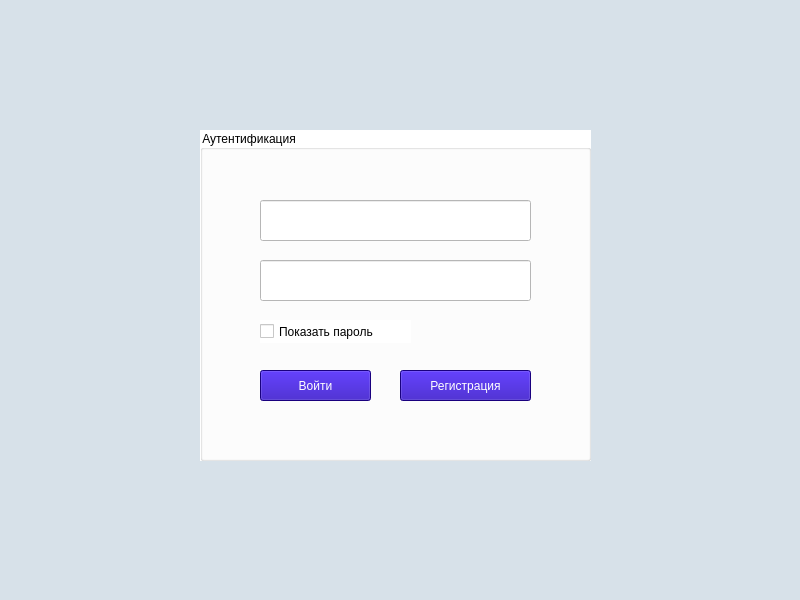
<?xml version="1.0" encoding="UTF-8"?>
<ui version="4.0">
 <class>AutentificationWindow</class>
 <widget class="QMainWindow" name="AutentificationWindow">
  <property name="geometry">
   <rect>
    <x>0</x>
    <y>0</y>
    <width>800</width>
    <height>600</height>
   </rect>
  </property>
  <property name="windowTitle">
   <string>MainWindow</string>
  </property>
  <property name="styleSheet">
   <string notr="true">background: #D7E1E9;

</string>
  </property>
  <widget class="QWidget" name="centralwidget">
   <widget class="QGroupBox" name="groupBox_2">
    <property name="geometry">
     <rect>
      <x>200</x>
      <y>130</y>
      <width>391</width>
      <height>331</height>
     </rect>
    </property>
    <property name="styleSheet">
     <string notr="true">background: white;</string>
    </property>
    <property name="title">
     <string>Аутентификация</string>
    </property>
    <widget class="QLineEdit" name="lineEdit_2">
     <property name="geometry">
      <rect>
       <x>60</x>
       <y>130</y>
       <width>271</width>
       <height>41</height>
      </rect>
     </property>
    </widget>
    <widget class="QLineEdit" name="lineEdit">
     <property name="geometry">
      <rect>
       <x>60</x>
       <y>70</y>
       <width>271</width>
       <height>41</height>
      </rect>
     </property>
    </widget>
    <widget class="QPushButton" name="pushButton">
     <property name="geometry">
      <rect>
       <x>60</x>
       <y>240</y>
       <width>111</width>
       <height>31</height>
      </rect>
     </property>
     <property name="styleSheet">
      <string notr="true">background: #2300B0;
color: white;</string>
     </property>
     <property name="text">
      <string>Войти</string>
     </property>
    </widget>
    <widget class="QPushButton" name="pushButton_2">
     <property name="geometry">
      <rect>
       <x>200</x>
       <y>240</y>
       <width>131</width>
       <height>31</height>
      </rect>
     </property>
     <property name="styleSheet">
      <string notr="true">background: #2300B0;
color: white;
</string>
     </property>
     <property name="text">
      <string>Регистрация</string>
     </property>
    </widget>
    <widget class="QCheckBox" name="checkBox">
     <property name="geometry">
      <rect>
       <x>60</x>
       <y>190</y>
       <width>151</width>
       <height>23</height>
      </rect>
     </property>
     <property name="text">
      <string>Показать пароль</string>
     </property>
    </widget>
   </widget>
  </widget>
  <widget class="QMenuBar" name="menubar">
   <property name="geometry">
    <rect>
     <x>0</x>
     <y>0</y>
     <width>800</width>
     <height>22</height>
    </rect>
   </property>
  </widget>
 </widget>
 <resources/>
 <connections/>
</ui>
